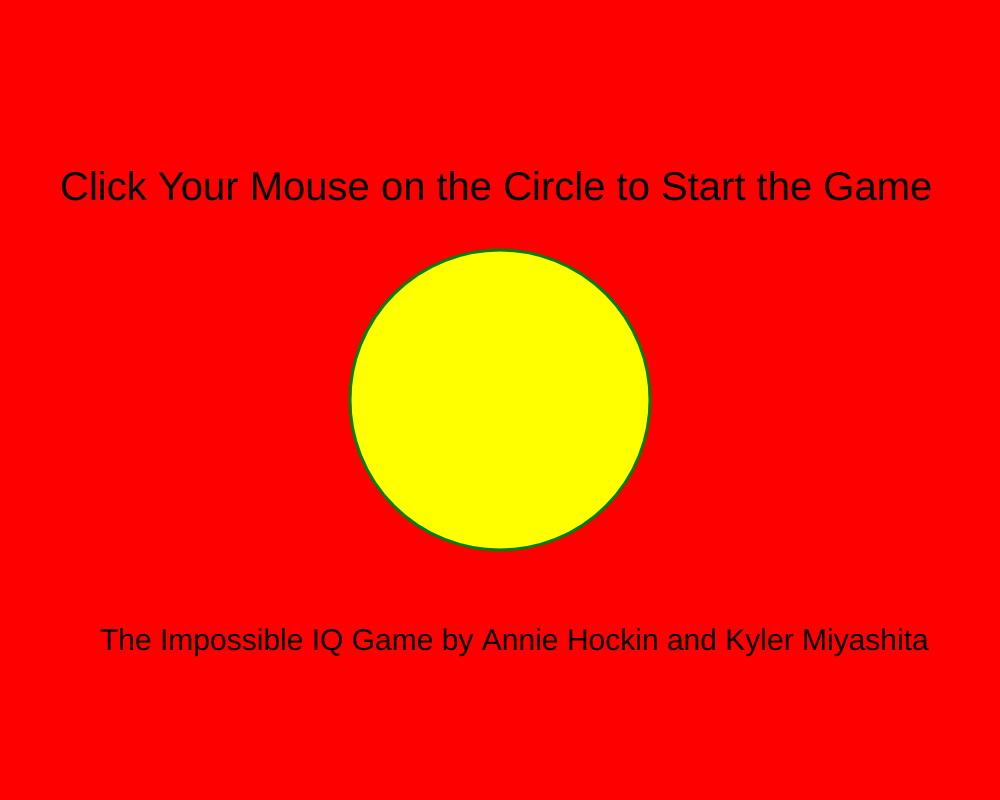
Frame 1 (no input)
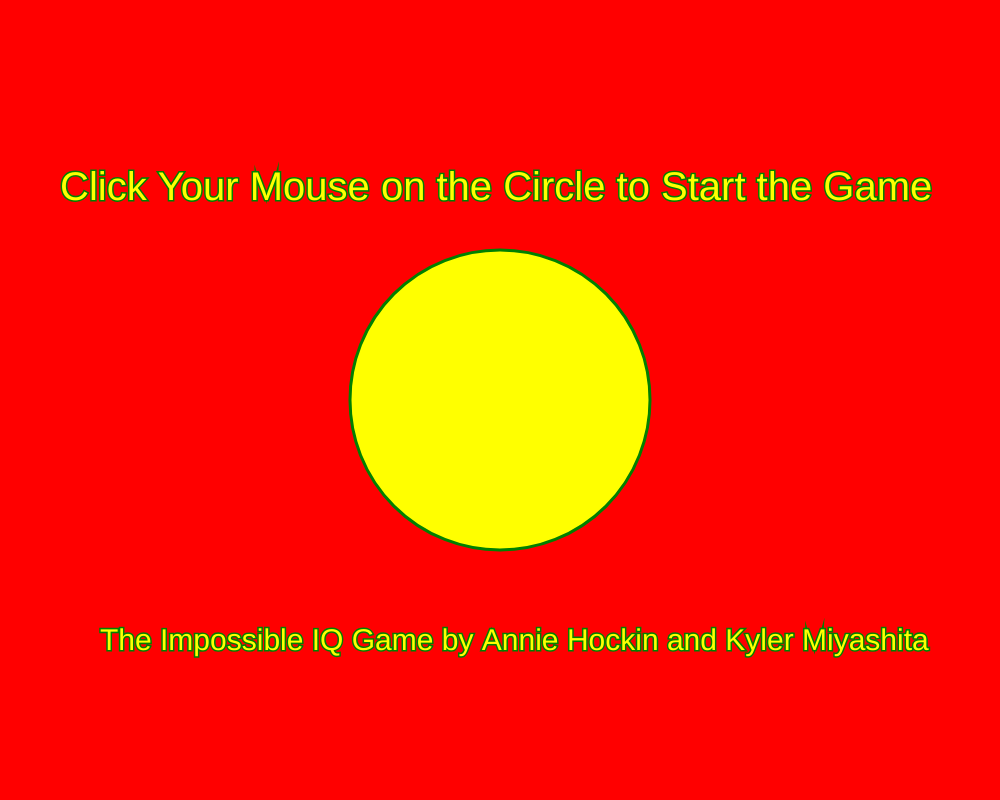
Frame 60 (no input)
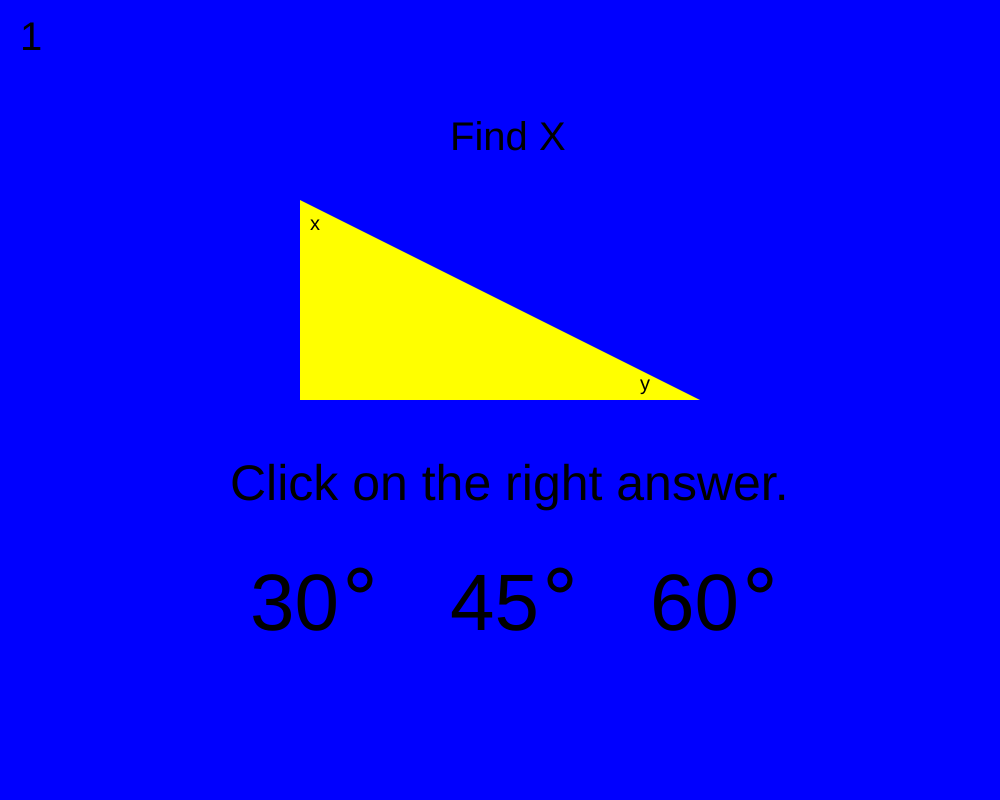
Frame 120 (the mouse pressed at the canvas centre since frame 60)

The p5.js sketch that drew these frames (run headless with seeded random() and noise() and a simulated clock; from frame 60 on, the mouse is pressed at the canvas centre):

// p5.js sketch
// ── sketch.js
let mode = 0;
let counter = 1;

function setup() {
  createCanvas(1000, 800);
}

function draw() {
  if (mode == 0) {
    screen1();
  } else if (mode == 1) {
    screen2();
    counter = 1;
  } else if (mode == 2) {
    screen3();
    counter = 2;
  } else if (mode == 3) {
    screen4();
    counter = 3;
  } else if (mode == 4) {
    screen5();
    counter = 4;
  } else if (mode == 5) {
    screen6();
    counter = 0;
  } else if (mode==6){
    screen7();
  }
}
//Useful to have multiple elements on one screen
function screen1() {
  background("red");
    textSize(40);
    text("Click Your Mouse on the Circle to Start the Game",60,200);
    textSize(30);
    text("The Impossible IQ Game by Annie Hockin and Kyler Miyashita",100,650)
  fill("yellow");
  strokeWeight(3)
  stroke("green");
  ellipse(width / 2, height / 2, 300, 300);
}

function screen2() {
  background("blue");
  textSize(40);
  text(counter,20,50);
  noStroke();
  textSize(80);
  fill("black");
  text("45",450, 630);
  text("30",250, 630);
  text("60",650, 630);
  textSize(50);
  fill("black");
  text("Click on the right answer.",230,500)
  fill("yellow")
  triangle(300,200,300,400,700,400);
  rect(300,379,20,20);
  fill("black")
  fill("blue")
  strokeWeight(5);
  stroke("black")
  ellipse(560,580,20,20)
  ellipse(360,580,20,20)
  ellipse(760,580,20,20)
  noStroke();
  fill("black")
  textSize(40);
  text("Find X",450,150)
  textSize(20)
  text("x",310,230)
  text("y",640,390)
}

function screen3() {
background(200,100,0);
  fill("black");
  strokeWeight(2);
  textSize(40);
  text(counter,20,50);
  strokeWeight(6);
  fill("blue")
  ellipse(300,400,150,150);
  ellipse(500,400,150,150);
  stroke("black");
  line(300,325,500,325);
  line(310,325,310,250);
  line(300,250,320,250);
  line(410,300,410,325);
  line(400,300,420,300);
  line(300,475,300,325);
  line(225,400,375,400);
  line(575,400,425,400);
  line(500,475,500,325);
  noStroke();
  textSize(40);
  text("Fix the bicylce with the wrench!",220,200);
  text("Click where the bicycle should be fixed!",130,550);
  stroke("black")
  line(680,450,680,400)
  line(690,450,690,400)
  line(680,450,690,450)
  noFill()
  arc(685,380,40,40,0,PI)
  arc(685,380,30,30,0,PI)
  line(664.5,379,669,379)
  line(700,379,704,379)
}

function screen4(){
  background("pink")
  fill("black");
  strokeWeight(2);
  textSize(40);
  text(counter,20,50);
  textSize(30);
  fill("purple");
  text("When you overtake the runner in 2nd place, what place are you now in?",20,100);
  fill("yellow")
  noStroke();
rect(230,200,100,100);
rect(430,200,100,100);
rect(630,200,100,100);
textSize(30);
fill("black")
text("1st",260,260);
text("3rd",460,260);
textSize(23);
text("Can't say",636,255);
noFill();
}

function screen5(){
  background("red");
  fill("black");
  strokeWeight(2);
  textSize(40);
  text(counter,20,50);
  noFill();
  strokeWeight(3);
  stroke("black");
  ellipse(400,350,250,250);
  textSize(30);
  text("12",385,260);
  text("1",445,270)
  text("2",477,310);
  text("3",490,360);
  text("4",480,405);
  text("5",445,440);
  text("6",395,455);
  text("7",350,440);
  text("8",305,405);
  text("9",290,355);
  text("10",300,310);
  text("11",335,270);
  rect(600,375,150,20);
  fill("black");
  triangle(650, 295, 650, 335, 720, 345);
  triangle(650, 295, 650, 335, 580, 345);
  ellipse(400,350,10,10);
  line(405,350,450,350);
  line(450,350,440,360);
  line(450,350,440,340);
  line(400,345,400,270);
  line(400,270,390,280);
  line(400,270,410,280);
  textSize(80);
  text("What time is it?",300,100);
  ellipse(650,275,40,40);
  ellipse(650,325,60,60);
  fill("red")
  ellipse(642,270,10,15);
  ellipse(658,270,10,15);
  ellipse(650,285,10,10);
  ellipse(650,325,30,30);
  line(640,353,640,375);
  line(660,353,660,375);
  rect(300,600,100,80);
  rect(510,600,100,80);
  rect(720,600,100,80);
  textSize(30);
  text("3 AM", 730,650);
  text("12:15", 520,650);
  text("3 PM", 310,650);
  line(700,275,780,230);
  line(780,230,770,250);
  line(780,230,760,224);
  textSize(30);
  text("Owl",800,235)
}

function screen6(){
  background("green");
  textSize(80);
  text("You win, Brainiac!",180,400);
  text("Congratulations!",210,520)
  text("Click to Play Again", 150,680);
}

function screen7(){
background("red");
noStroke();
fill("black");
textSize(60);
text("Game Over! Try again!",190,400)
text("Click Mouse to Start Over", 160,600)
}

function mousePressed() {
  if (mode == 0){
    mode = 1;
  } else if (mode == 1 && 305<mouseX && mouseX<325 && 210<mouseY && mouseY<230) {
    mode = 2;
  } else if (mode == 2 && 350<mouseX && mouseX<470 && 165<mouseY && mouseY<205) {
    mode = 3;
  }  else if (mode == 3 && 459<mouseX && mouseX<517 && 70<mouseY && mouseY<120){
    mode = 4
  } else if (mode == 4 && 720<mouseX && mouseX<820 && 600<mouseY && mouseY<680){
    mode = 5
  } else if (mode == 6){
    mode = 0
  } else if (mode == 5){
    mode = 0
  }else if (mode == 1 && mouseX<305){
    mode = 6
  } else if (mode == 1 && mouseX>325){
    mode = 6
  }else if (mode == 1 && mouseY>230){
    mode = 6
  }else if (mode == 1 && mouseY<210){
    mode = 6
  }else if (mode == 2 && mouseX<350){
    mode = 6
  }else if (mode == 2 && mouseX>470){
    mode = 6
  }else if (mode == 2 && mouseY<165){
    mode = 6
  }else if (mode == 2 && mouseY>205){
    mode = 6
  }else if (mode == 3 && mouseX<459){
    mode = 6
  }else if (mode == 3 && mouseX>517){
    mode = 6
  }else if (mode == 3 && mouseY<70){
    mode = 6
  }else if (mode == 3 && mouseY>120){
    mode = 6
  }else if (mode == 4 && mouseX>820){
    mode = 6
  }else if (mode == 4 && mouseX<720){
    mode = 6
  }else if (mode == 4 && mouseY<600){
    mode = 6
  }else if (mode == 4 && mouseY>680){
    mode = 6
  }
}
